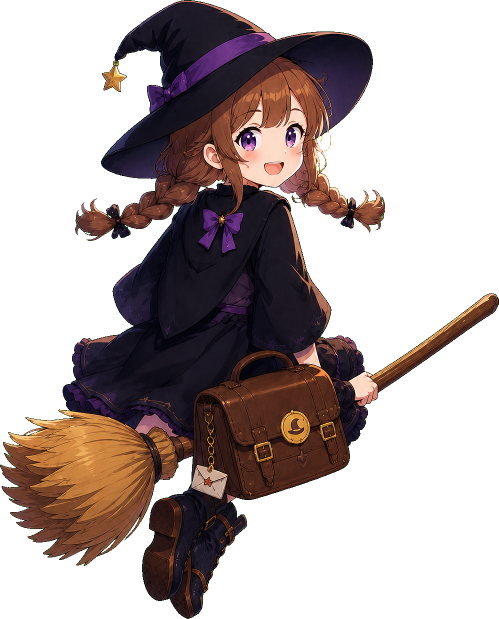
#> input picture image/luna_main_pose_transparent.png, 997 x 1237 px, found by its file name (shown at 1/2 size)
$ python fix_hq_assets.py
#> lines starting #> are read from the running program, lines starting #| are printed output that depends on the picture; after the words box and inside, x2 and y2 are one past the last pixel; in counts of white or black regions, pixels touching at a corner belong together
from pathlib import Path
from PIL import Image, ImageFilter, ImageOps
import numpy as np


ROOT = Path("D:\\\uAE40\uC8FC\uD718\\\uB9C8\uB140 \uBC30\uB2EC\uBD80 \uAC8C\uC784")
SRC = ROOT / "extracted_assets"
OUT = ROOT / "remade_assets"


def trim(im, pad=4):
    bbox = im.getbbox()
    if not bbox:
        return im
    x1, y1, x2, y2 = bbox
    x1 = max(0, x1 - pad)
    y1 = max(0, y1 - pad)
    x2 = min(im.width, x2 + pad)
    y2 = min(im.height, y2 + pad)
    return im.crop((x1, y1, x2, y2))


def clean_green_edge(path):
    im = Image.open(path).convert("RGBA")
#> im is the input picture: PIL image 997x1237 RGBA; mean R, G, B, A 38.4, 28.5, 27.1, 108.3
    arr = np.asarray(im).copy()
    r = arr[..., 0].astype(np.int16)
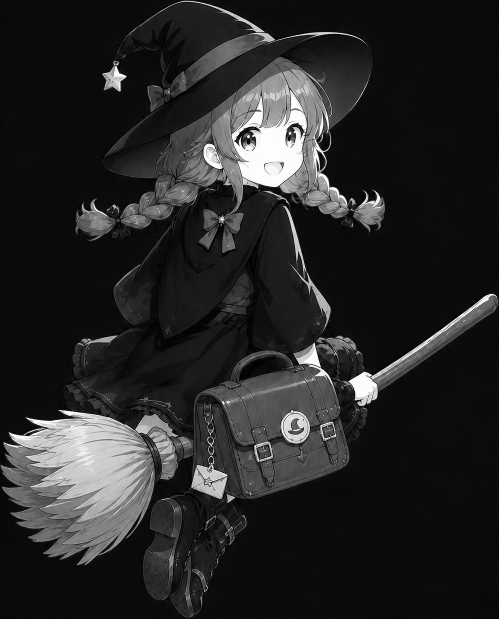
#> r: shape (1237, 997) int16 (shown at 1/2 size); min 0, max 255, mean 38.4
    g = arr[..., 1].astype(np.int16)
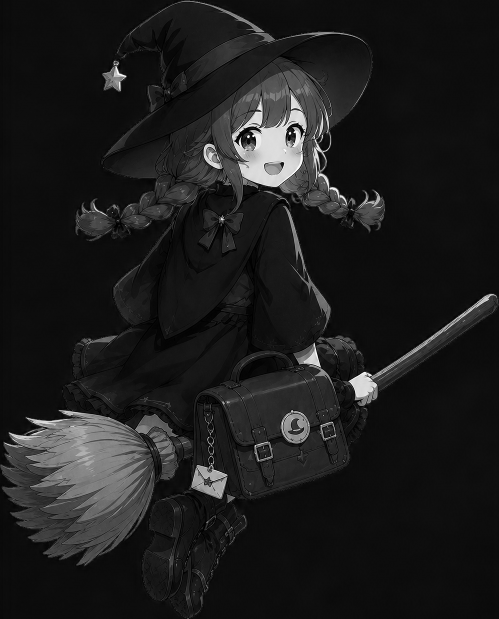
#> g: shape (1237, 997) int16 (shown at 1/2 size); min 0, max 255, mean 28.5
    b = arr[..., 2].astype(np.int16)
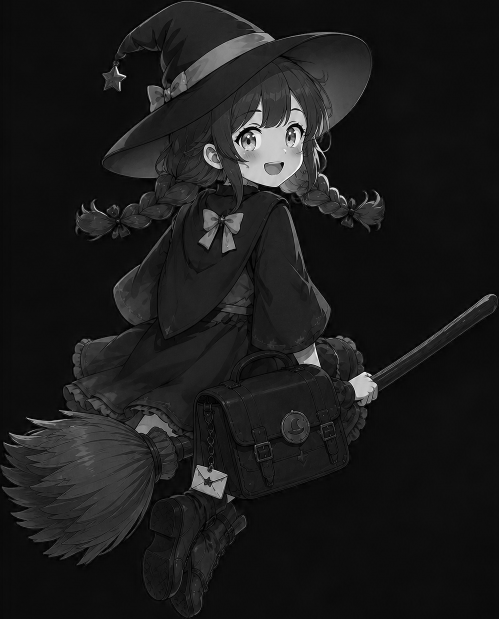
#> b: shape (1237, 997) int16 (shown at 1/2 size); min 0, max 255, mean 27.1
    a = arr[..., 3]

    green = (g > 70) & (g > r + 18) & (g > b + 18)
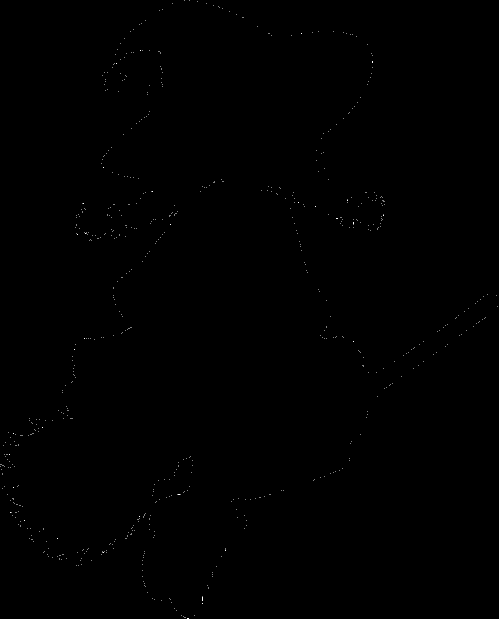
#> green: shape (1237, 997) bool (shown at 1/2 size); 0.06% white in thin lines or dots
    strong_green = (g > 105) & (g > r + 28) & (g > b + 28)
#> strong_green: shape (1237, 997) bool; every value is 0

    # Remove the visible chroma fringe, then despill softer edge pixels.
    a[strong_green] = 0
    spill = green & (a > 0)
    arr[..., 1][spill] = np.maximum(arr[..., 0][spill], arr[..., 2][spill])
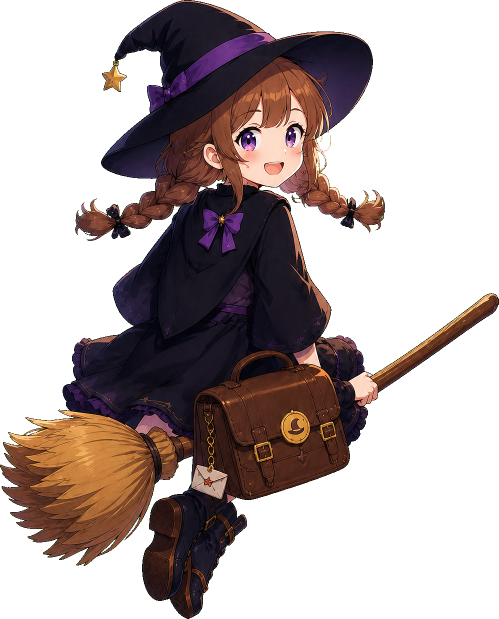
#> arr: shape (1237, 997, 4) (shown at 1/2 size); 0.06% of pixels changed, all inside (x1, y1, x2, y2) = (0, 0, 996, 1237); transparent parts drawn white

    alpha = Image.fromarray(a, "L")
    # Slightly contract then feather the edge to hide any single-pixel halo.
    contracted = alpha.filter(ImageFilter.MinFilter(3)).filter(ImageFilter.GaussianBlur(0.35))
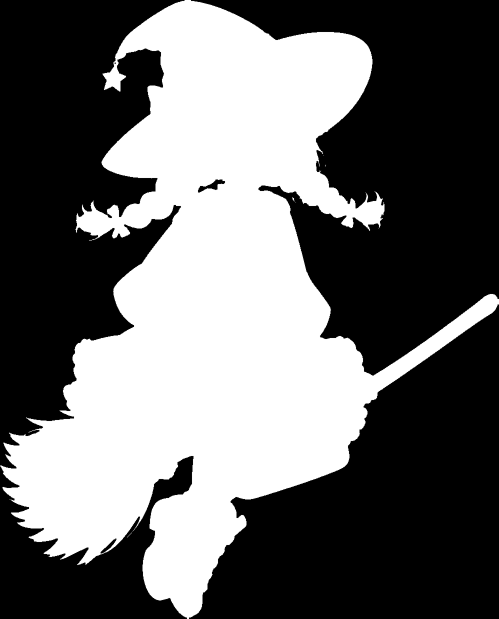
#> contracted: PIL image 997x1237 L (shown at 1/2 size); min 0, max 255, mean 106.1
    arr[..., 3] = np.asarray(contracted)
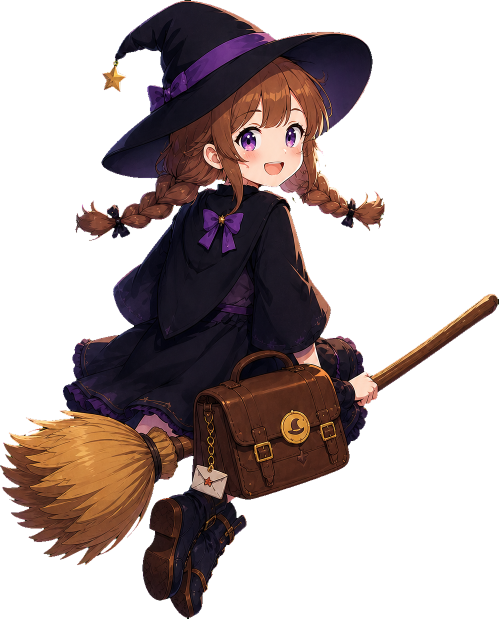
#> arr: shape (1237, 997, 4) (shown at 1/2 size); 1.44% of pixels changed, all inside (x1, y1, x2, y2) = (0, 0, 997, 1237); transparent parts drawn white
    out = Image.fromarray(arr, "RGBA")
    out = trim(out, 6)
#> in trim, `bbox = im.getbbox()`: bbox = (0, 0, 997, 1237)
#> in trim, `x1, y1, x2, y2 = bbox`: x1 = 0; x2 = 997; y2 = 1237
    out.save(path)


def clean_white_sheet_cutout(src_crop, out_path, scale=4):
#> (the run stopped early here; a loop or call above may not have finished)

$ run again, with image/_orig_ui_request_card_frame.png copied over image/luna_main_pose_transparent.png
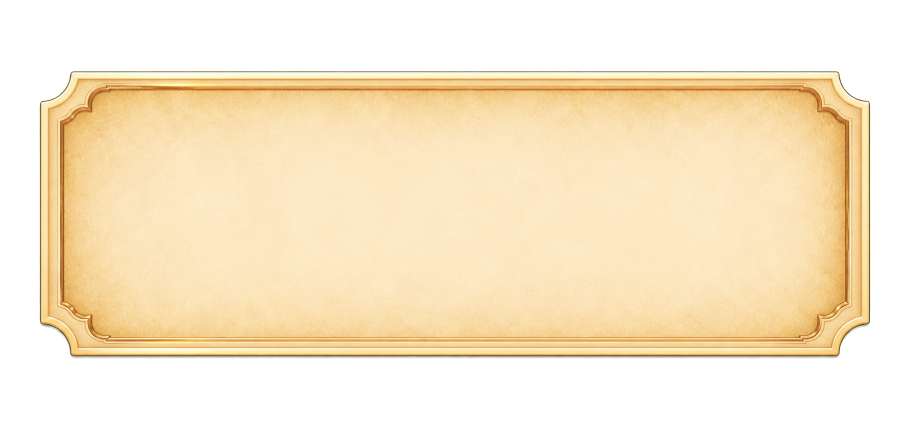
#> input picture image/_orig_ui_request_card_frame.png, 1821 x 864 px, found by its file name (shown at 1/2 size)
#> in clean_green_edge, im is the input picture: PIL image 1821x864 RGBA; mean R, G, B, A 145.9, 129.5, 100.5, 151.4
#> green: shape (864, 1821) bool; every value is 0
#> in clean_green_edge, `arr[..., 3] = np.asarray(contracted)`:
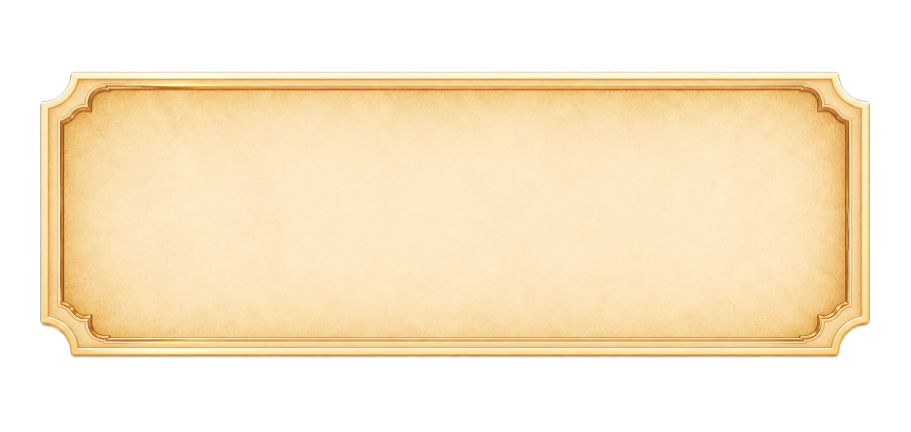
#> arr: shape (864, 1821, 4) (shown at 1/2 size); 1.43% of pixels changed, all inside (x1, y1, x2, y2) = (78, 142, 1741, 718); transparent parts drawn white
#> bbox = (79, 142, 1741, 717)
#> in trim, `x1, y1, x2, y2 = bbox`: x1 = 79; y1 = 142; x2 = 1741; y2 = 717
#> in trim, `x1 = max(0, x1 - pad)`: x1 = 73
#> in trim, `y1 = max(0, y1 - pad)`: y1 = 136
#> in trim, `x2 = min(im.width, x2 + pad)`: x2 = 1747
#> in trim, `y2 = min(im.height, y2 + pad)`: y2 = 723
#> in trim, `return im.crop((x1, y1, x2, y2))`:
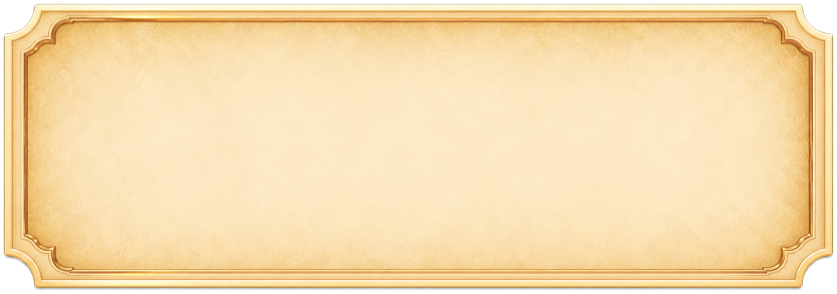
#> returned value: PIL image 1674x587 RGBA (shown at 1/2 size); mean R, G, B, A 233.6, 207.4, 160.9, 241.2; transparent parts drawn white
